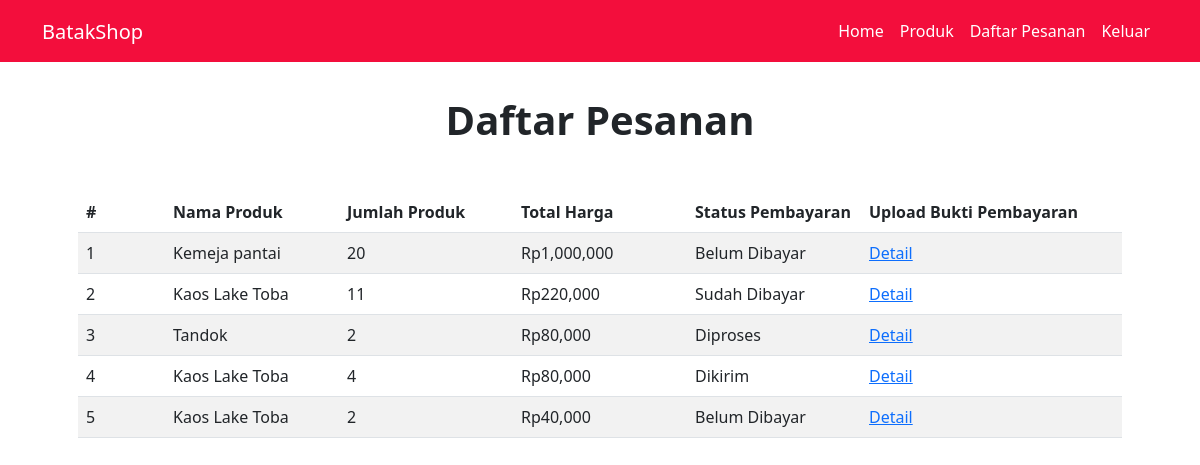
The app's page /publik/daftar_pesanan.php (signed in) with its own data.
### tables this page shows
CREATE TABLE `pesanan` (
  `id_pesanan` int(10) NOT NULL AUTO_INCREMENT,
  `id_user` int(11) NOT NULL,
  `id_produk` int(11) NOT NULL,
  `kode_pos` int(10) NOT NULL,
  `kota` varchar(50) NOT NULL,
  `nama_rek` varchar(30) NOT NULL,
  `no_rek` int(12) NOT NULL,
  `bank` varchar(20) NOT NULL,
  `jenis_produk` varchar(100) NOT NULL,
  `harga_produk` int(20) DEFAULT NULL,
  `jumlah_produk` int(20) NOT NULL,
  `total_harga` int(20) DEFAULT NULL,
  `status` enum('Diproses','Dikirim','Diterima','Belum Dibayar','Sudah Dibayar','Ditolak') DEFAULT 'Belum Dibayar',
  `bukti_bayar` text DEFAULT NULL,
  PRIMARY KEY (`id_pesanan`),
  KEY `id_users` (`id_user`),
  KEY `id_produk` (`id_produk`),
  CONSTRAINT `pesanan_ibfk_1` FOREIGN KEY (`id_user`) REFERENCES `user` (`id`),
  CONSTRAINT `pesanan_ibfk_2` FOREIGN KEY (`id_produk`) REFERENCES `produk` (`id`)
);

### publik/config.php (called while the page is built, shortened)
<?php
	require "../koneksi.php";
	function getUserId($username)
    {
      	global $conn;
        $query = "SELECT id FROM user WHERE username='$username'";
        $query_run = mysqli_query($conn, $query);
        $fetched_id = mysqli_fetch_array($query_run);
        $id = $fetched_id['id'];
        return $id;
    }
?>

### publik/daftar_pesanan.php (the view, shortened to what this page needs)
<!DOCTYPE html>
<html lang="en">
<head>
    <link rel="stylesheet" type="text/css" href="../css/bootstrap.min.css">
    <link rel="stylesheet" type="text/css" href="../css/style.css">
</head>
<body>
    <?php require "navbar.php"; ?>
    <section class="py-5">
                <div class="container px-5">
                    <?php
                     $username = $_SESSION['username'];
                     $id = getUserId($username);
                        $query = mysqli_query($conn, "SELECT * FROM pesanan WHERE id_user = '$id' ");
                    ?>
                    <div class="text-center mb-5">
                        <br>
                        <br>
                        <h1 class="fw-bolder">Daftar Pesanan</h1>
                    </div>
                    <div class="table-responsive">
                        <table class="table table-fixed table-striped">
                            <thead>
                                <tr>
                                    <th scope="col" class="col-1">#</th>
                                    <th scope="col" class="col-2">Nama Produk</th>
                                    <th scope="col" class="col-2">Jumlah Produk</th>
                                    <th scope="col" class="col-2">Total Harga</th>
                                    <th scope="col" class="col-2">Status Pembayaran</th>
                                    <th scope="col" class="col-3">Upload Bukti Pembayaran</th>
                                </tr>
                            </thead>
                            <tbody>
                            <?php
                                    $no = 1;
                                    while ($data = mysqli_fetch_assoc($query))
                                    {
                                        echo '<tr>
                                                <td>'.$no.'</td>
                                                <td>'.$data['jenis_produk'].'</td>
                                                <td>'.$data['jumlah_produk'].'</td>
                                                <td>Rp'.number_format($data['total_harga']).'</td>
                                                <td>'.$data['status'].'</td>
                                                <td class="right"><a href="detail_pesanan.php?id='.$data['id_pesanan'].'">Detail</a></td>
                                            </tr>';
                                    $no++;
                                        }
                            ?>
                            </tbody>
                        </table>
                    </div>
                </div>
            </section>
</body>
</html>

### records on screen
pesanan: jenis_produk "Kemeja pantai", jumlah_produk "20", total_harga "1,000,000", status "Belum Dibayar"
pesanan: jenis_produk "Kaos Lake Toba", jumlah_produk "11", total_harga "220,000", status "Sudah Dibayar"
pesanan: jenis_produk "Tandok", jumlah_produk "2", total_harga "80,000", status "Diproses"
pesanan: jenis_produk "Kaos Lake Toba", jumlah_produk "4", total_harga "80,000", status "Dikirim"
pesanan: jenis_produk "Kaos Lake Toba", jumlah_produk "2", total_harga "40,000", status "Belum Dibayar"
